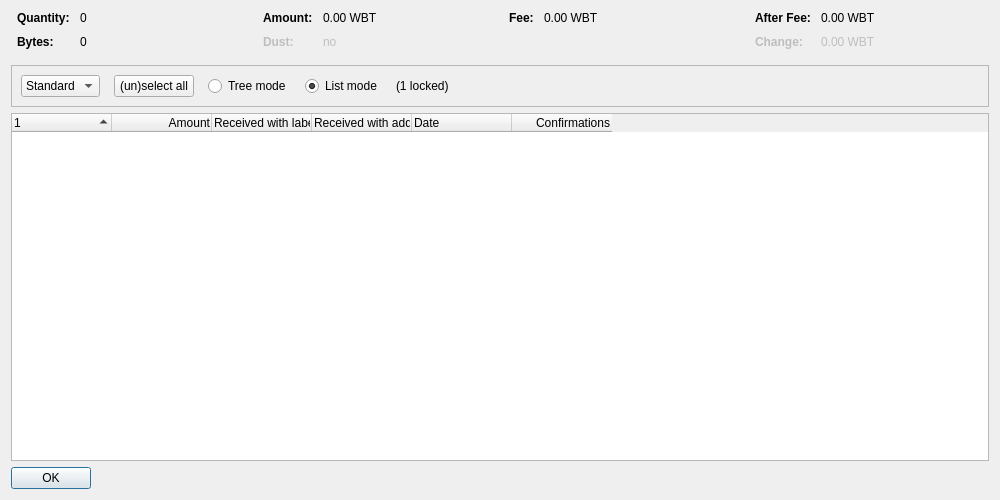
<?xml version="1.0" encoding="UTF-8"?>
<ui version="4.0">
 <class>CoinControlDialog</class>
 <widget class="QDialog" name="CoinControlDialog">
  <property name="geometry">
   <rect>
    <x>0</x>
    <y>0</y>
    <width>1000</width>
    <height>500</height>
   </rect>
  </property>
  <property name="windowTitle">
   <string>Coin Selection</string>
  </property>
  <layout class="QVBoxLayout" name="verticalLayout">
   <item>
    <layout class="QHBoxLayout" name="horizontalLayoutTop" stretch="0,0,0,0">
     <property name="topMargin">
      <number>0</number>
     </property>
     <property name="bottomMargin">
      <number>10</number>
     </property>
     <item>
      <layout class="QFormLayout" name="formLayoutCoinControl1">
       <property name="horizontalSpacing">
        <number>10</number>
       </property>
       <property name="verticalSpacing">
        <number>10</number>
       </property>
       <property name="leftMargin">
        <number>6</number>
       </property>
       <property name="rightMargin">
        <number>6</number>
       </property>
       <item row="0" column="0">
        <widget class="QLabel" name="labelCoinControlQuantityText">
         <property name="font">
          <font>
           <weight>75</weight>
           <bold>true</bold>
          </font>
         </property>
         <property name="text">
          <string>Quantity:</string>
         </property>
        </widget>
       </item>
       <item row="0" column="1">
        <widget class="QLabel" name="labelCoinControlQuantity">
         <property name="cursor">
          <cursorShape>IBeamCursor</cursorShape>
         </property>
         <property name="contextMenuPolicy">
          <enum>Qt::ActionsContextMenu</enum>
         </property>
         <property name="text">
          <string notr="true">0</string>
         </property>
         <property name="textInteractionFlags">
          <set>Qt::LinksAccessibleByMouse|Qt::TextSelectableByKeyboard|Qt::TextSelectableByMouse</set>
         </property>
        </widget>
       </item>
       <item row="1" column="0">
        <widget class="QLabel" name="labelCoinControlBytesText">
         <property name="font">
          <font>
           <weight>75</weight>
           <bold>true</bold>
          </font>
         </property>
         <property name="text">
          <string>Bytes:</string>
         </property>
        </widget>
       </item>
       <item row="1" column="1">
        <widget class="QLabel" name="labelCoinControlBytes">
         <property name="cursor">
          <cursorShape>IBeamCursor</cursorShape>
         </property>
         <property name="contextMenuPolicy">
          <enum>Qt::ActionsContextMenu</enum>
         </property>
         <property name="text">
          <string notr="true">0</string>
         </property>
         <property name="textInteractionFlags">
          <set>Qt::LinksAccessibleByMouse|Qt::TextSelectableByKeyboard|Qt::TextSelectableByMouse</set>
         </property>
        </widget>
       </item>
      </layout>
     </item>
     <item>
      <layout class="QFormLayout" name="formLayoutCoinControl2">
       <property name="horizontalSpacing">
        <number>10</number>
       </property>
       <property name="verticalSpacing">
        <number>10</number>
       </property>
       <property name="leftMargin">
        <number>6</number>
       </property>
       <property name="rightMargin">
        <number>6</number>
       </property>
       <item row="0" column="0">
        <widget class="QLabel" name="labelCoinControlAmountText">
         <property name="font">
          <font>
           <weight>75</weight>
           <bold>true</bold>
          </font>
         </property>
         <property name="text">
          <string>Amount:</string>
         </property>
        </widget>
       </item>
       <item row="0" column="1">
        <widget class="QLabel" name="labelCoinControlAmount">
         <property name="cursor">
          <cursorShape>IBeamCursor</cursorShape>
         </property>
         <property name="contextMenuPolicy">
          <enum>Qt::ActionsContextMenu</enum>
         </property>
         <property name="text">
          <string notr="true">0.00 WBT</string>
         </property>
         <property name="textInteractionFlags">
          <set>Qt::LinksAccessibleByMouse|Qt::TextSelectableByKeyboard|Qt::TextSelectableByMouse</set>
         </property>
        </widget>
       </item>
       <item row="1" column="0">
        <widget class="QLabel" name="labelCoinControlLowOutputText">
         <property name="enabled">
          <bool>false</bool>
         </property>
         <property name="font">
          <font>
           <weight>75</weight>
           <bold>true</bold>
          </font>
         </property>
         <property name="text">
          <string>Dust:</string>
         </property>
        </widget>
       </item>
       <item row="1" column="1">
        <widget class="QLabel" name="labelCoinControlLowOutput">
         <property name="enabled">
          <bool>false</bool>
         </property>
         <property name="cursor">
          <cursorShape>IBeamCursor</cursorShape>
         </property>
         <property name="contextMenuPolicy">
          <enum>Qt::ActionsContextMenu</enum>
         </property>
         <property name="text">
          <string notr="true">no</string>
         </property>
         <property name="textInteractionFlags">
          <set>Qt::LinksAccessibleByMouse|Qt::TextSelectableByKeyboard|Qt::TextSelectableByMouse</set>
         </property>
        </widget>
       </item>
      </layout>
     </item>
     <item>
      <layout class="QFormLayout" name="formLayoutCoinControl3">
       <property name="horizontalSpacing">
        <number>10</number>
       </property>
       <property name="verticalSpacing">
        <number>10</number>
       </property>
       <property name="leftMargin">
        <number>6</number>
       </property>
       <property name="rightMargin">
        <number>6</number>
       </property>
       <item row="0" column="0">
        <widget class="QLabel" name="labelCoinControlFeeText">
         <property name="font">
          <font>
           <weight>75</weight>
           <bold>true</bold>
          </font>
         </property>
         <property name="text">
          <string>Fee:</string>
         </property>
        </widget>
       </item>
       <item row="0" column="1">
        <widget class="QLabel" name="labelCoinControlFee">
         <property name="cursor">
          <cursorShape>IBeamCursor</cursorShape>
         </property>
         <property name="contextMenuPolicy">
          <enum>Qt::ActionsContextMenu</enum>
         </property>
         <property name="text">
          <string notr="true">0.00 WBT</string>
         </property>
         <property name="textInteractionFlags">
          <set>Qt::LinksAccessibleByMouse|Qt::TextSelectableByKeyboard|Qt::TextSelectableByMouse</set>
         </property>
        </widget>
       </item>
      </layout>
     </item>
     <item>
      <layout class="QFormLayout" name="formLayoutCoinControl4">
       <property name="horizontalSpacing">
        <number>10</number>
       </property>
       <property name="verticalSpacing">
        <number>10</number>
       </property>
       <property name="leftMargin">
        <number>6</number>
       </property>
       <property name="rightMargin">
        <number>6</number>
       </property>
       <item row="0" column="0">
        <widget class="QLabel" name="labelCoinControlAfterFeeText">
         <property name="font">
          <font>
           <weight>75</weight>
           <bold>true</bold>
          </font>
         </property>
         <property name="text">
          <string>After Fee:</string>
         </property>
        </widget>
       </item>
       <item row="0" column="1">
        <widget class="QLabel" name="labelCoinControlAfterFee">
         <property name="cursor">
          <cursorShape>IBeamCursor</cursorShape>
         </property>
         <property name="contextMenuPolicy">
          <enum>Qt::ActionsContextMenu</enum>
         </property>
         <property name="text">
          <string notr="true">0.00 WBT</string>
         </property>
         <property name="textInteractionFlags">
          <set>Qt::LinksAccessibleByMouse|Qt::TextSelectableByKeyboard|Qt::TextSelectableByMouse</set>
         </property>
        </widget>
       </item>
       <item row="1" column="0">
        <widget class="QLabel" name="labelCoinControlChangeText">
         <property name="enabled">
          <bool>false</bool>
         </property>
         <property name="font">
          <font>
           <weight>75</weight>
           <bold>true</bold>
          </font>
         </property>
         <property name="text">
          <string>Change:</string>
         </property>
        </widget>
       </item>
       <item row="1" column="1">
        <widget class="QLabel" name="labelCoinControlChange">
         <property name="enabled">
          <bool>false</bool>
         </property>
         <property name="cursor">
          <cursorShape>IBeamCursor</cursorShape>
         </property>
         <property name="contextMenuPolicy">
          <enum>Qt::ActionsContextMenu</enum>
         </property>
         <property name="text">
          <string notr="true">0.00 WBT</string>
         </property>
         <property name="textInteractionFlags">
          <set>Qt::LinksAccessibleByMouse|Qt::TextSelectableByKeyboard|Qt::TextSelectableByMouse</set>
         </property>
        </widget>
       </item>
      </layout>
     </item>
    </layout>
   </item>
   <item>
    <widget class="QFrame" name="frame">
     <property name="minimumSize">
      <size>
       <width>0</width>
       <height>40</height>
      </size>
     </property>
     <property name="frameShape">
      <enum>QFrame::StyledPanel</enum>
     </property>
     <property name="frameShadow">
      <enum>QFrame::Sunken</enum>
     </property>
     <layout class="QHBoxLayout" name="horizontalLayout">
      <item>
       <layout class="QHBoxLayout" name="horizontalLayoutPanel" stretch="0,0,0,0,0,0">
        <property name="spacing">
         <number>14</number>
        </property>
        <item>
         <widget class="QComboBox" name="cbxType">
          <item>
           <property name="text">
            <string>Standard</string>
           </property>
          </item>
          <item>
           <property name="text">
            <string>Blind</string>
           </property>
          </item>
          <item>
           <property name="text">
            <string>Anon</string>
           </property>
          </item>
         </widget>
        </item>
        <item>
         <widget class="QPushButton" name="pushButtonSelectAll">
          <property name="sizePolicy">
           <sizepolicy hsizetype="Maximum" vsizetype="Fixed">
            <horstretch>0</horstretch>
            <verstretch>0</verstretch>
           </sizepolicy>
          </property>
          <property name="text">
           <string>(un)select all</string>
          </property>
          <property name="autoDefault">
           <bool>false</bool>
          </property>
         </widget>
        </item>
        <item>
         <widget class="QRadioButton" name="radioTreeMode">
          <property name="sizePolicy">
           <sizepolicy hsizetype="Maximum" vsizetype="Fixed">
            <horstretch>0</horstretch>
            <verstretch>0</verstretch>
           </sizepolicy>
          </property>
          <property name="text">
           <string>Tree mode</string>
          </property>
         </widget>
        </item>
        <item>
         <widget class="QRadioButton" name="radioListMode">
          <property name="sizePolicy">
           <sizepolicy hsizetype="Maximum" vsizetype="Fixed">
            <horstretch>0</horstretch>
            <verstretch>0</verstretch>
           </sizepolicy>
          </property>
          <property name="text">
           <string>List mode</string>
          </property>
          <property name="checked">
           <bool>true</bool>
          </property>
         </widget>
        </item>
        <item>
         <widget class="QLabel" name="labelLocked">
          <property name="text">
           <string notr="true">(1 locked)</string>
          </property>
         </widget>
        </item>
        <item>
         <spacer name="horizontalSpacer">
          <property name="orientation">
           <enum>Qt::Horizontal</enum>
          </property>
          <property name="sizeHint" stdset="0">
           <size>
            <width>40</width>
            <height>20</height>
           </size>
          </property>
         </spacer>
        </item>
       </layout>
      </item>
     </layout>
    </widget>
   </item>
   <item>
    <widget class="CoinControlTreeWidget" name="treeWidget">
     <property name="contextMenuPolicy">
      <enum>Qt::CustomContextMenu</enum>
     </property>
     <property name="sortingEnabled">
      <bool>false</bool>
     </property>
     <property name="columnCount">
      <number>6</number>
     </property>
     <attribute name="headerShowSortIndicator" stdset="0">
      <bool>true</bool>
     </attribute>
     <attribute name="headerStretchLastSection">
      <bool>false</bool>
     </attribute>
     <column>
      <property name="text">
       <string/>
      </property>
     </column>
     <column>
      <property name="text">
       <string>Amount</string>
      </property>
      <property name="textAlignment">
       <set>AlignTrailing|AlignVCenter</set>
      </property>
     </column>
     <column>
      <property name="text">
       <string>Received with label</string>
      </property>
     </column>
     <column>
      <property name="text">
       <string>Received with address</string>
      </property>
     </column>
     <column>
      <property name="text">
       <string>Date</string>
      </property>
     </column>
     <column>
      <property name="text">
       <string>Confirmations</string>
      </property>
      <property name="toolTip">
       <string>Confirmed</string>
      </property>
      <property name="textAlignment">
       <set>AlignTrailing|AlignVCenter</set>
      </property>
     </column>
     <column>
      <property name="text">
       <string/>
      </property>
     </column>
     <column>
      <property name="text">
       <string/>
      </property>
     </column>
     <column>
      <property name="text">
       <string/>
      </property>
     </column>
     <column>
      <property name="text">
       <string/>
      </property>
     </column>
    </widget>
   </item>
   <item>
    <widget class="QDialogButtonBox" name="buttonBox">
     <property name="sizePolicy">
      <sizepolicy hsizetype="Maximum" vsizetype="Fixed">
       <horstretch>0</horstretch>
       <verstretch>0</verstretch>
      </sizepolicy>
     </property>
     <property name="orientation">
      <enum>Qt::Horizontal</enum>
     </property>
     <property name="standardButtons">
      <set>QDialogButtonBox::Ok</set>
     </property>
    </widget>
   </item>
  </layout>
 </widget>
 <customwidgets>
  <customwidget>
   <class>CoinControlTreeWidget</class>
   <extends>QTreeWidget</extends>
   <header>qt/coincontroltreewidget.h</header>
  </customwidget>
 </customwidgets>
 <resources/>
 <connections/>
</ui>
